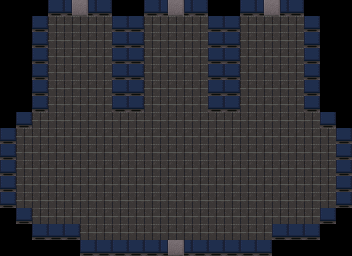

This is a level from a 2D game, rendered from its Tiled map with the project's own tilesets. A one-line summary and the complete map file follow:
An orthogonal 22x16 tile map with 16x16 px tiles, 1 tile layer (Tile Layer 1), 2 hidden layers not drawn and 1 object (Character).

<map version="2017.05.26" orientation="orthogonal" renderorder="right-down" width="22" height="16" tilewidth="16" tileheight="16" nextobjectid="9">
 <properties>
  <property name="battle" value="test_battle" />
 </properties>
 <tileset firstgid="1" source="../../tilesets/debug_eris.tsx" />
 <layer name="Tile Layer 1" width="22" height="16">
  <properties>
   <property name="3d" value="" />
  </properties>
  <data encoding="csv">
0,0,0,111,187,188,111,0,0,111,187,188,111,0,0,111,187,188,111,0,0,0,
0,0,111,18,18,18,18,111,111,18,18,18,18,111,111,18,18,18,18,111,0,0,
0,0,111,18,18,18,18,111,111,18,18,18,18,111,111,18,18,18,18,111,0,0,
0,0,111,18,18,18,18,111,111,18,18,18,18,111,111,18,18,18,18,111,0,0,
0,0,111,18,18,18,18,111,111,18,18,18,18,111,111,18,18,18,18,111,0,0,
0,0,111,18,18,18,18,111,111,18,18,18,18,111,111,18,18,18,18,111,0,0,
0,0,111,18,18,18,18,111,111,18,18,18,18,111,111,18,18,18,18,111,0,0,
0,111,18,18,18,18,18,18,18,18,18,18,18,18,18,18,18,18,18,18,111,0,
111,18,18,18,18,18,18,18,18,18,18,18,18,18,18,18,18,18,18,18,18,111,
111,18,18,18,18,18,18,18,18,18,18,18,18,18,18,18,18,18,18,18,18,111,
111,18,18,18,18,18,18,18,18,18,18,18,18,18,18,18,18,18,18,18,18,111,
111,18,18,18,18,18,18,18,18,18,18,18,18,18,18,18,18,18,18,18,18,111,
111,18,18,18,18,18,18,18,18,18,18,18,18,18,18,18,18,18,18,18,18,111,
0,111,18,18,18,18,18,18,18,18,18,18,18,18,18,18,18,18,18,18,111,0,
0,0,111,111,111,18,18,18,18,18,18,18,18,18,18,18,18,111,111,111,0,0,
0,0,0,0,0,111,111,111,111,111,187,188,111,111,111,111,111,0,0,0,0,0
</data>
 </layer>
 <objectgroup name="Object Layer 1">
  <properties>
   <property name="3d" value="" />
  </properties>
  <object id="8" name="Mookster" type="Character" x="128" y="128" width="16" height="16">
   <properties>
    <property name="3d" value="" />
    <property name="face" value="south" />
    <property name="sprite" value="scientist" />
    <property name="unit" value="mook1" />
   </properties>
  </object>
 </objectgroup>
 <layer name="Tile Layer 2" width="22" height="16" visible="0" opacity="0.9">
  <properties>
   <property name="3d" value="" />
   <property name="z" type="float" value="3" />
  </properties>
  <data encoding="csv">
0,0,0,0,0,0,0,0,0,0,0,0,0,0,0,0,0,0,0,0,0,0,
0,0,0,23,24,24,25,0,0,23,24,24,25,0,0,23,24,24,25,0,0,0,
0,0,0,39,40,40,41,0,0,39,40,40,41,0,0,39,40,40,41,0,0,0,
0,0,0,39,40,40,41,0,0,39,40,40,41,0,0,39,40,40,41,0,0,0,
0,0,0,39,40,40,41,0,0,39,40,40,41,0,0,39,40,40,41,0,0,0,
0,0,0,39,40,40,41,0,0,39,40,40,41,0,0,39,40,40,41,0,0,0,
0,0,0,39,40,40,41,0,0,39,40,40,41,0,0,39,40,40,41,0,0,0,
0,0,23,40,40,40,40,24,24,40,40,40,40,24,24,40,40,40,40,25,0,0,
0,23,40,40,40,40,40,40,40,40,40,40,40,40,40,40,40,40,40,40,25,0,
0,39,40,40,40,40,40,40,40,40,40,40,40,40,40,40,40,40,40,40,41,0,
0,39,40,40,40,40,40,40,40,40,40,40,40,40,40,40,40,40,40,40,41,0,
0,39,40,40,40,40,40,40,40,40,40,40,40,40,40,40,40,40,40,40,41,0,
0,55,40,40,40,40,40,40,40,40,40,40,40,40,40,40,40,40,40,40,57,0,
0,0,55,56,56,40,40,40,40,40,40,40,40,40,40,40,40,56,56,57,0,0,
0,0,0,0,0,55,56,56,56,56,56,56,56,56,56,56,57,0,0,0,0,0,
0,0,0,0,0,0,0,0,0,0,0,0,0,0,0,0,0,0,0,0,0,0
</data>
 </layer>
 <layer name="Ceil 2" width="22" height="16" visible="0" opacity="0.9">
  <properties>
   <property name="3d" value="" />
   <property name="ceil" value="exterior" />
   <property name="z" type="float" value="3" />
  </properties>
  <data encoding="csv">
40,40,40,56,56,56,56,40,40,56,56,56,56,40,40,56,56,56,56,40,40,40,
40,40,41,0,0,0,0,39,41,0,0,0,0,39,41,0,0,0,0,39,40,40,
40,40,41,0,0,0,0,39,41,0,0,0,0,39,41,0,0,0,0,39,40,40,
40,40,41,0,0,0,0,39,41,0,0,0,0,39,41,0,0,0,0,39,40,40,
40,40,41,0,0,0,0,39,41,0,0,0,0,39,41,0,0,0,0,39,40,40,
40,40,41,0,0,0,0,39,41,0,0,0,0,39,41,0,0,0,0,39,40,40,
40,40,57,0,0,0,0,55,57,0,0,0,0,55,57,0,0,0,0,55,40,40,
40,57,0,0,0,0,0,0,0,0,0,0,0,0,0,0,0,0,0,0,55,40,
41,0,0,0,0,0,0,0,0,0,0,0,0,0,0,0,0,0,0,0,0,39,
41,0,0,0,0,0,0,0,0,0,0,0,0,0,0,0,0,0,0,0,0,39,
41,0,0,0,0,0,0,0,0,0,0,0,0,0,0,0,0,0,0,0,0,39,
41,0,0,0,0,0,0,0,0,0,0,0,0,0,0,0,0,0,0,0,0,39,
41,0,0,0,0,0,0,0,0,0,0,0,0,0,0,0,0,0,0,0,0,39,
40,25,0,0,0,0,0,0,0,0,0,0,0,0,0,0,0,0,0,0,23,40,
40,40,24,24,25,0,0,0,0,0,0,0,0,0,0,0,0,23,24,24,40,40,
40,40,40,40,40,24,24,24,24,24,24,24,24,24,24,24,24,40,40,40,40,40
</data>
 </layer>
</map>
